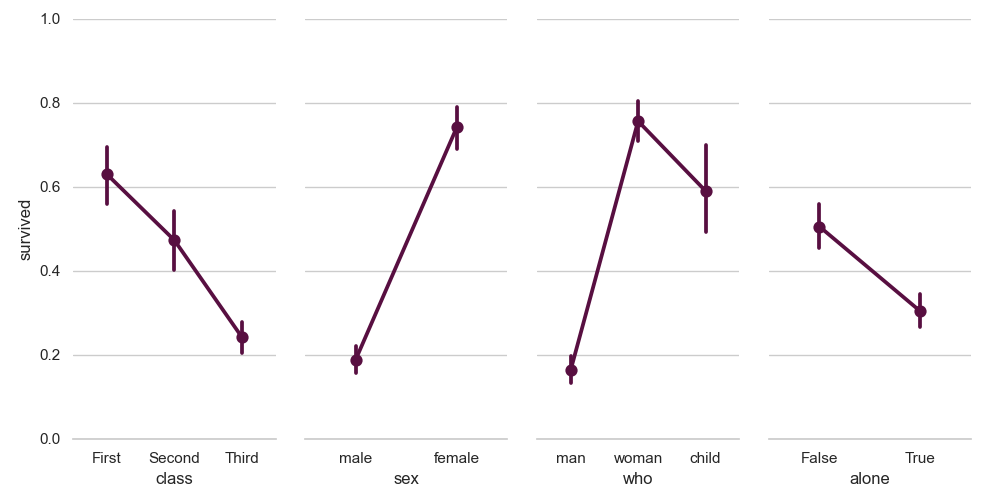

Python code for this plot:
# 引入所需库
import seaborn as sns
import matplotlib.pyplot as plt


# 设置图大小
f, ax = plt.subplots(figsize=(8, 8))
# 将主题设置为白色网格风格
sns.set_theme(style="whitegrid")

# 加载示例数据集
titanic = sns.load_dataset("titanic")

# 绘制配对分类图
g = sns.PairGrid(titanic, y_vars="survived",
                 x_vars=["class", "sex", "who", "alone"],
                 height=5, aspect=.5)

# 将散点图改为点图、调整y轴显示范围、去除边框
g.map(sns.pointplot, color="xkcd:plum")
g.set(ylim=(0, 1))
sns.despine(fig=g.fig, left=True)
plt.show()
